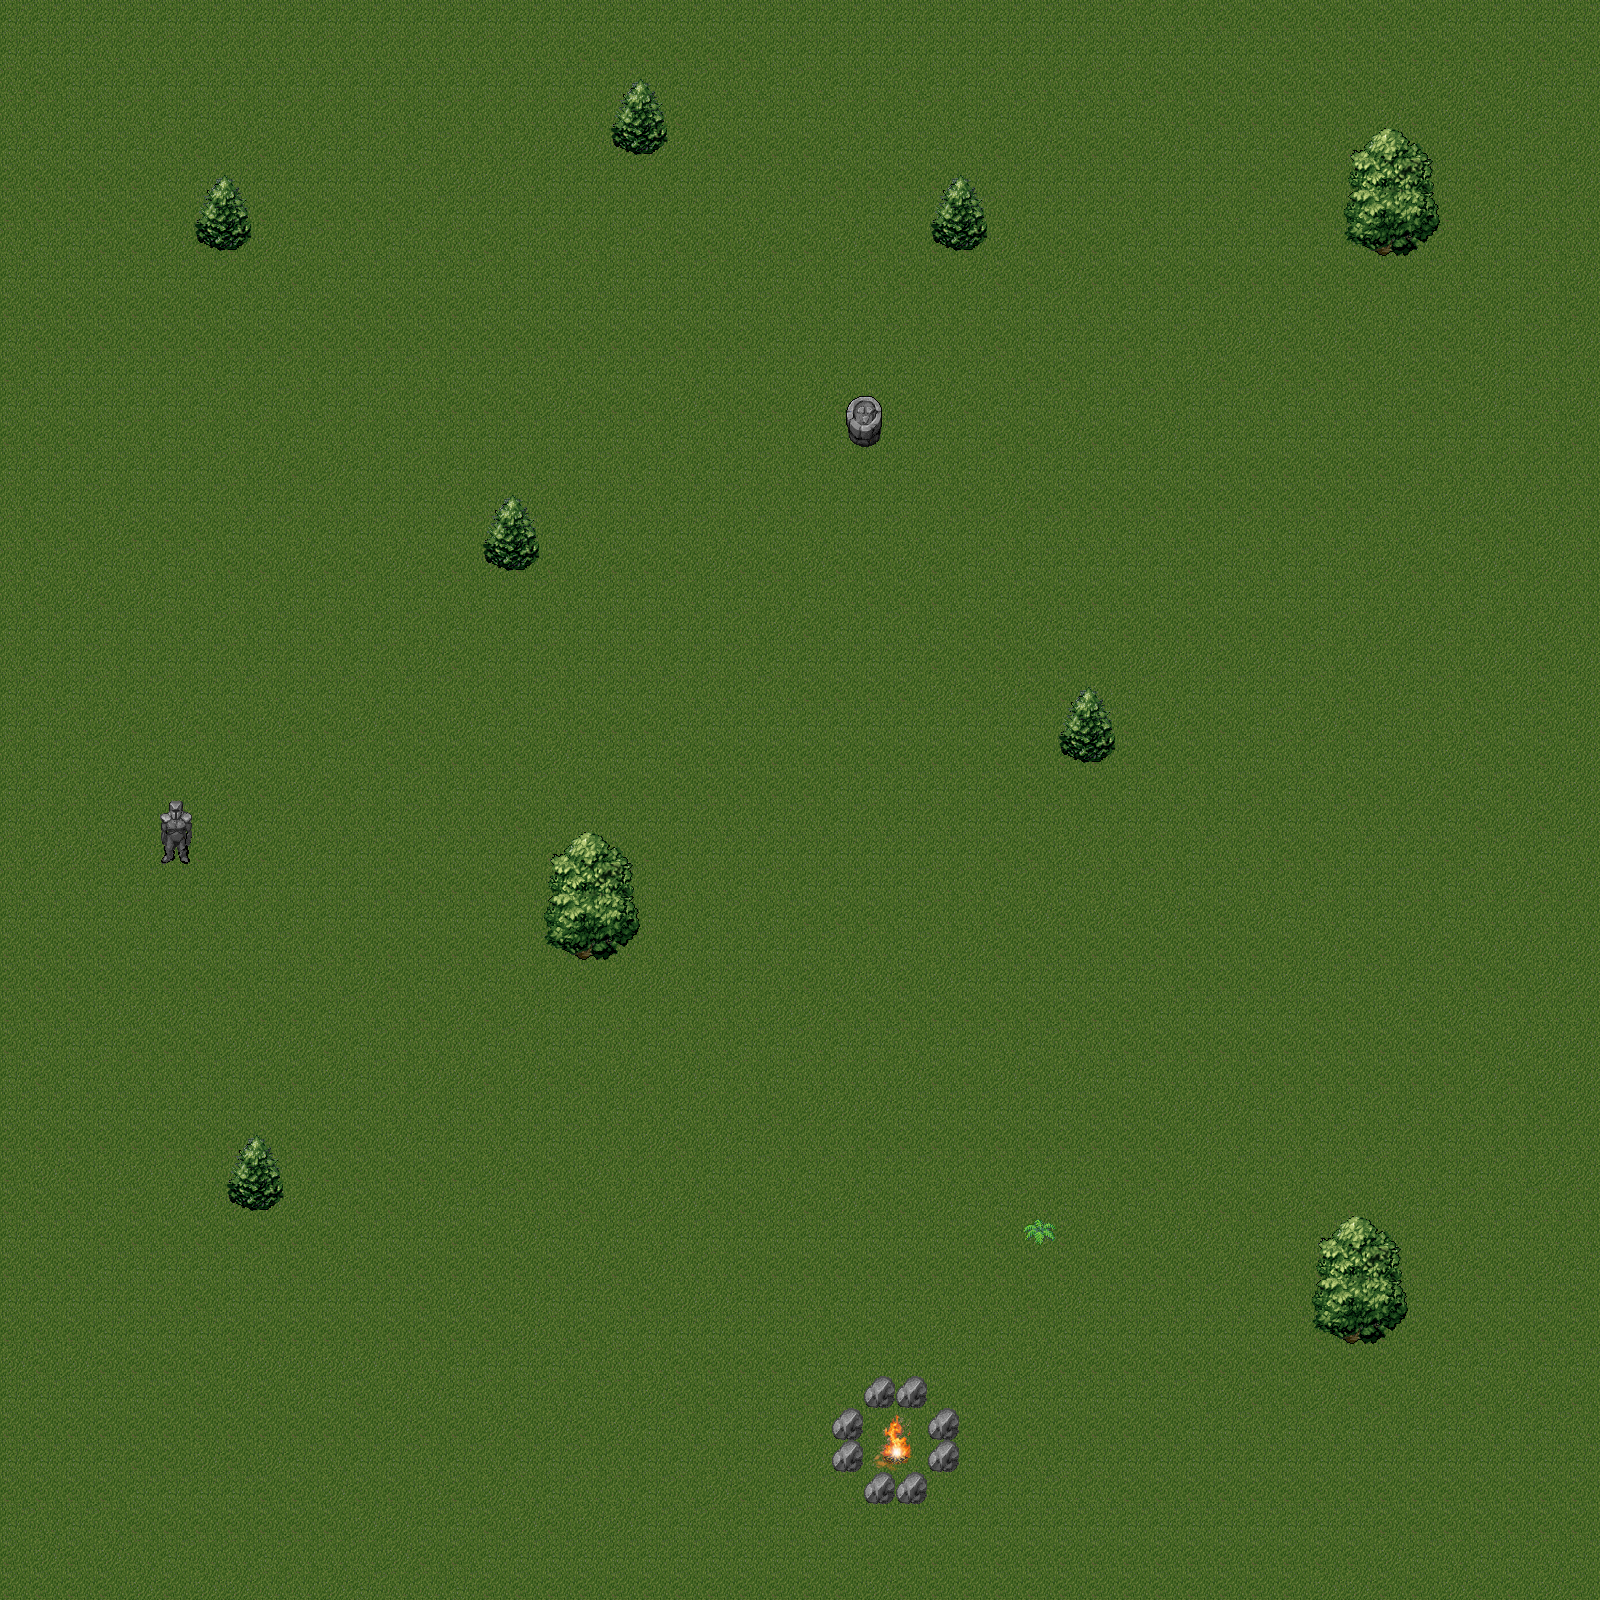

Below is a game level as drawn by its tile map, then a one-line description and the .tmx that defines it (tile-layer data replaced by summaries):
An orthogonal 50x50 tile map with 32x32 px tiles, 3 tile layers (baselayer, trees, collision).

<map version="1.0" orientation="orthogonal" width="50" height="50" tilewidth="32" tileheight="32">
 <tileset firstgid="1" name="mountain_landscape" tilewidth="32" tileheight="32">
  <image source="mountain_landscape.png" width="512" height="512" />
 </tileset>
 <layer name="baselayer" width="50" height="50">
  <data>[2500 cells, 2500 non-empty, 4 distinct tile ids]</data>
 </layer>
 <layer name="trees" width="50" height="50">
  <data>[2500 cells, 91 non-empty, 30 distinct tile ids]</data>
 </layer>
 <layer name="collision" width="50" height="50">
  <data>[2500 cells, 0 non-empty, 0 distinct tile ids]</data>
 </layer>
</map>
